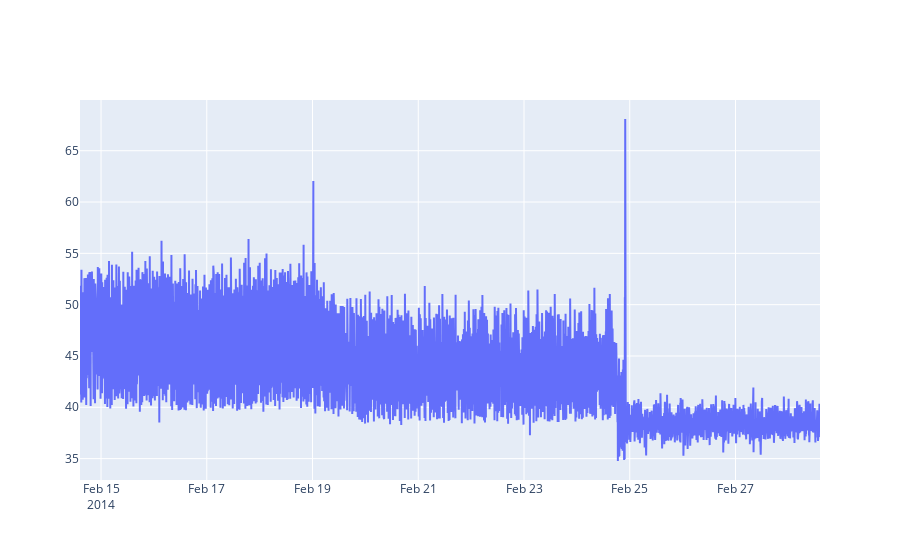

Here is the notebook cell this chart was saved with:
### Code cell
# visualize data

init_notebook_mode(connected=True)

fig = go.Figure(data=[go.Scatter(x=full_df['timestamp'], y=full_df['value'])])
iplot(fig)

### Figure 1 — Plotly figure (JSON) as saved in the notebook; plotly's stock layout.template omitted (floating-point values rounded to 4 significant figures; data arrays with more than 128 entries replaced by an {"elided": "..."} marker saying what was removed)
{"data": [{"type": "scatter", "x": {"elided": "4032 str values"}, "y": {"elided": "4032 float values"}}], "layout": {}}
